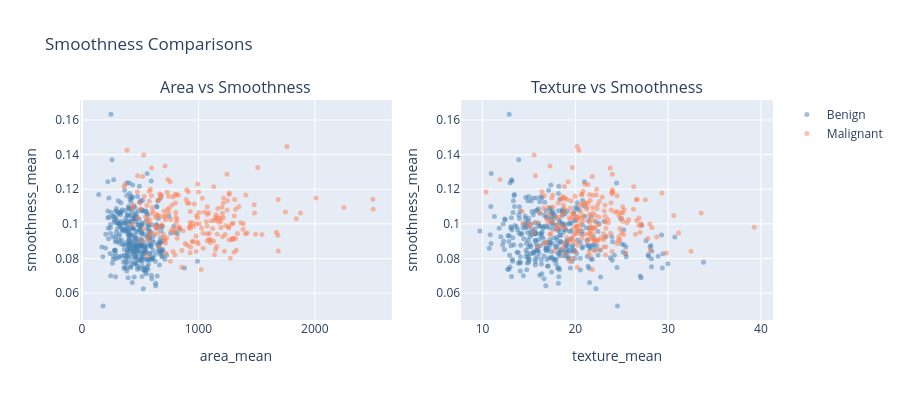

The notebook cell saved with this chart:
### Code cell
plot_scatter_pairs(data, [
    ("area_mean",    "smoothness_mean", "Area vs Smoothness"),
    ("texture_mean", "smoothness_mean", "Texture vs Smoothness"),
], title="Smoothness Comparisons").show()

### Figure 1 — Plotly figure (JSON) as saved in the notebook; plotly's stock layout.template omitted (floating-point values rounded to 4 significant figures; data arrays with more than 128 entries replaced by an {"elided": "..."} marker saying what was removed)
{"data": [{"marker": {"color": "steelblue", "opacity": 0.5, "size": 5}, "mode": "markers", "name": "Benign", "showlegend": true, "type": "scatter", "x": {"elided": "357 float values"}, "xaxis": "x", "y": {"elided": "357 float values"}, "yaxis": "y"}, {"marker": {"color": "coral", "opacity": 0.5, "size": 5}, "mode": "markers", "name": "Malignant", "showlegend": true, "type": "scatter", "x": {"elided": "212 float values"}, "xaxis": "x", "y": {"elided": "212 float values"}, "yaxis": "y"}, {"marker": {"color": "steelblue", "opacity": 0.5, "size": 5}, "mode": "markers", "name": "Benign", "showlegend": false, "type": "scatter", "x": {"elided": "357 float values"}, "xaxis": "x2", "y": {"elided": "357 float values"}, "yaxis": "y2"}, {"marker": {"color": "coral", "opacity": 0.5, "size": 5}, "mode": "markers", "name": "Malignant", "showlegend": false, "type": "scatter", "x": {"elided": "212 float values"}, "xaxis": "x2", "y": {"elided": "212 float values"}, "yaxis": "y2"}], "layout": {"annotations": [{"font": {"size": 16}, "showarrow": false, "text": "Area vs Smoothness", "x": 0.225, "xanchor": "center", "xref": "paper", "y": 1, "yanchor": "bottom", "yref": "paper"}, {"font": {"size": 16}, "showarrow": false, "text": "Texture vs Smoothness", "x": 0.775, "xanchor": "center", "xref": "paper", "y": 1, "yanchor": "bottom", "yref": "paper"}], "height": 400, "title": {"text": "Smoothness Comparisons"}, "width": 900, "xaxis": {"anchor": "y", "domain": [0, 0.45], "title": {"text": "area_mean"}}, "xaxis2": {"anchor": "y2", "domain": [0.55, 1], "title": {"text": "texture_mean"}}, "yaxis": {"anchor": "x", "domain": [0, 1], "title": {"text": "smoothness_mean"}}, "yaxis2": {"anchor": "x2", "domain": [0, 1], "title": {"text": "smoothness_mean"}}}}
